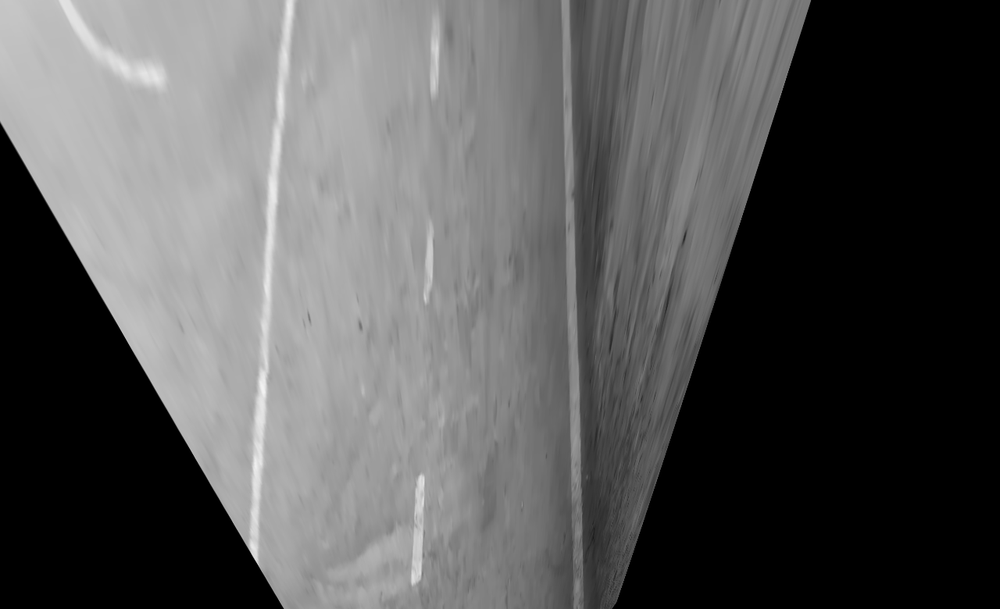
#> input picture Camera_LaneExtraction/IPM_Images/IPM_Image0.png, 1000 x 609 px, shrunk from 1280 x 780 before the run, found by its file name
$ python bimodal.py
#> lines starting #> are read from the running program, lines starting #| are printed output that depends on the picture
import numpy as np
import matplotlib.pyplot as plt
from scipy.stats import rayleigh
import cv2

path = '/Users/kshitijvaidya/Desktop/VirtualEnvironment/CV_IPM_Task/ipm_image/ipm_image0.png'
image = cv2.imread(path)
#> image is the input picture: shape (609, 1000, 3); min 0, max 242, mean 86.8
image = cv2.cvtColor(image, cv2.COLOR_BGR2GRAY)
#> image: shape (609, 1000)
hist = cv2.calcHist([image], [0], None, [255], [1, 256]) / 400000.0
#> hist = 255 values, max 0.0182 at index 170, min 0 at index 242, mean 0.0036
x = np.linspace(0, 60, 255)


# Set random seed for reproducibility
np.random.seed(42)

# Parameters for the first normal distribution
mean1, std_dev1 = 20, 1

# Parameters for the second normal distribution
mean2, std_dev2 = 10, 2

# Generate random samples from the first and second normal distributions
data1 = np.random.rayleigh(mean1, 1000)
data2 = np.random.rayleigh(mean2, 1000) + 22

# Combine the two datasets to create a bimodal distribution
bimodal_data = np.concatenate((data1, data2))

# Plot the histograms of the individual distributions and the combined bimodal distribution
plt.hist(data1, bins=50, density=True, alpha=0.5, label='Distribution 1')
plt.hist(data2, bins=50, density=True, alpha=0.5, label='Distribution 2')
plt.hist(bimodal_data, bins=50, density=True, alpha=0.7, label='Bimodal Distribution')
plt.plot(x, hist)
plt.title('Bimodal Distribution')
plt.xlabel('Value')
plt.ylabel('Density')
plt.legend()
plt.show()
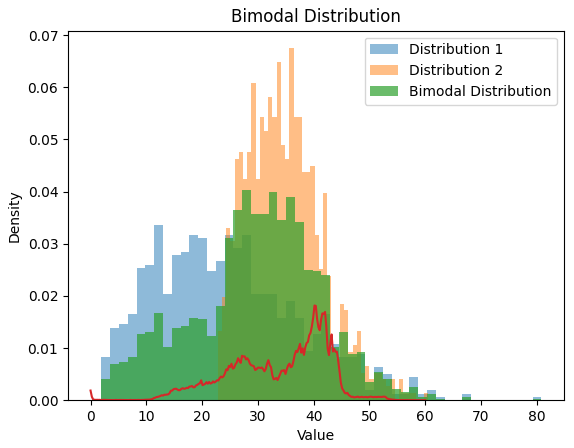
#> figure drawn by matplotlib, 1 panel; tallest bar 0.0336 high, from x = 11.4 to 12.98; tallest bar 0.0675 high, from x = 35.65 to 36.4; tallest bar 0.0402 high, from x = 27.18 to 28.76; curve peaks at x = 40.16, y = 0.0182
